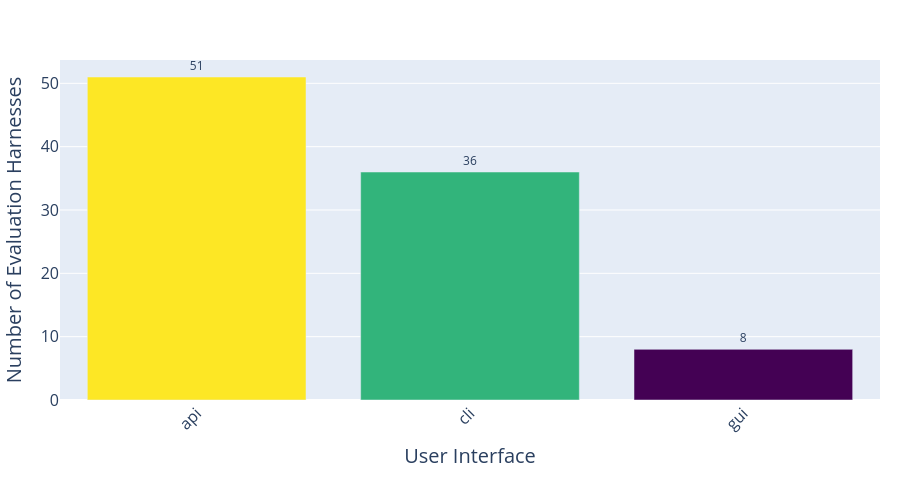

The cell this chart's notebook holds for it:
### Code cell
import pandas as pd
import plotly.express as px

df = pd.read_csv("data/evaluation_harness_metadata.csv", encoding="utf-8")
df['user interface'] = df['user interface'].apply(lambda x: x.split(',') if pd.notna(x) else [])
df = df.explode('user interface')

# Get value counts and create a DataFrame for plotting
value_counts = df['user interface'].value_counts()
value_counts_df = value_counts.reset_index()
value_counts_df.columns = ['User Interface', 'Count']

# Create bar chart with Plotly
fig = px.bar(
    value_counts_df, 
    x='User Interface', 
    y='Count',
    labels={'Count': 'Number of Evaluation Harnesses'},
    color='Count',
    color_continuous_scale='viridis'
)

# Customize the layout
fig.update_layout(
    xaxis_tickangle=-45,
    margin=dict(l=20, r=20, t=60, b=100),
    height=500,
    showlegend=False,
    xaxis=dict(
        title_font_size=20,
        tickfont_size=16
    ),
    yaxis=dict(
        title_font_size=20,
        tickfont_size=16
    )
)

# Remove color bar
fig.update_coloraxes(showscale=False)

# Add value labels on top of bars
fig.update_traces(texttemplate='%{y}', textposition='outside')

fig.show()
df['user interface'].value_counts()

### Figure 1 — Plotly figure (JSON) as saved in the notebook; plotly's stock layout.template omitted (floating-point values rounded to 4 significant figures)
{"data": [{"hovertemplate": "User Interface=%{x}<br>Number of Evaluation Harnesses=%{marker.color}<extra></extra>", "legendgroup": "", "marker": {"color": [51, 36, 8], "coloraxis": "coloraxis", "pattern": {"shape": ""}}, "name": "", "orientation": "v", "showlegend": false, "textposition": "outside", "texttemplate": "%{y}", "type": "bar", "x": ["api", "cli", "gui"], "xaxis": "x", "y": [51, 36, 8], "yaxis": "y"}], "layout": {"barmode": "relative", "coloraxis": {"colorbar": {"title": {"text": "Number of Evaluation Harnesses"}}, "colorscale": [[0, "#440154"], [0.1111, "#482878"], [0.2222, "#3e4989"], [0.3333, "#31688e"], [0.4444, "#26828e"], [0.5556, "#1f9e89"], [0.6667, "#35b779"], [0.7778, "#6ece58"], [0.8889, "#b5de2b"], [1, "#fde725"]], "showscale": false}, "height": 500, "legend": {"tracegroupgap": 0}, "margin": {"b": 100, "l": 20, "r": 20, "t": 60}, "showlegend": false, "xaxis": {"anchor": "y", "domain": [0, 1], "tickangle": -45, "tickfont": {"size": 16}, "title": {"font": {"size": 20}, "text": "User Interface"}}, "yaxis": {"anchor": "x", "domain": [0, 1], "tickfont": {"size": 16}, "title": {"font": {"size": 20}, "text": "Number of Evaluation Harnesses"}}}}
